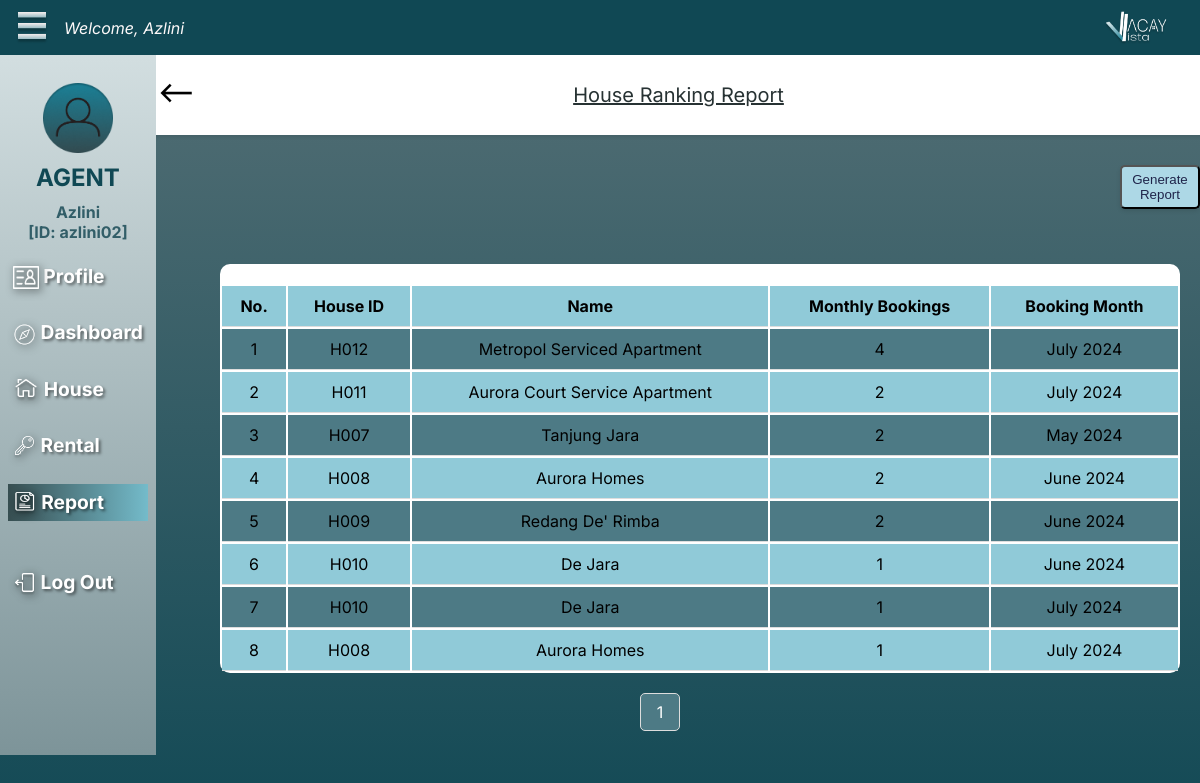
Page /AReportRanking.php (signed in) on the committed database.
### tables this page shows
CREATE TABLE `house` (
  `house_id` varchar(10) NOT NULL,
  `house_name` varchar(50) DEFAULT NULL,
  `house_address` varchar(200) DEFAULT NULL,
  `house_state` varchar(100) DEFAULT NULL,
  `house_type` varchar(20) DEFAULT NULL,
  `house_rate` int DEFAULT NULL,
  `house_availability` varchar(100) DEFAULT NULL,
  `house_details` varchar(250) DEFAULT NULL,
  `house_image` varchar(255) DEFAULT NULL,
  `agent_id` varchar(10) DEFAULT NULL
);

### AReportRanking.php (the view, shortened to what this page needs)
<?php
require_once("dbConnect.php");
$sql = "SELECT agent_id, agent_name, agent_gender, agent_birthOfDate, agent_address, agent_contactNo, agent_email FROM agent WHERE agent_id = ?";
if ($stmt = mysqli_prepare($dbCon, $sql)) {
    mysqli_stmt_bind_param($stmt, "s", $param_username);
    if (mysqli_stmt_execute($stmt)) {
        mysqli_stmt_store_result($stmt);
        if (mysqli_stmt_num_rows($stmt) == 1) {
            mysqli_stmt_bind_result($stmt, $id, $name, $gender, $birthdate, $address, $phone, $email);
        } else {
            echo "User doesn't exist.";
            exit;
        }
    } else {
        echo "Oops! Something went wrong. Please try again later.";
        exit;
    }
}
$results_per_page = 10;
$page = isset($_GET['page']) ? $_GET['page'] : 1;
$sql = "SELECT
            h.house_id,
            h.house_name,
            COUNT(r.rental_id) AS monthly_booking,
            DATE_FORMAT(r.rental_bookingdate, '%M %Y') AS booking_month
        FROM
            HOUSE h
        JOIN
            RENTAL r ON h.house_id = r.house_id
        WHERE
            h.agent_id = ?
        GROUP BY
            h.house_id, h.house_name, booking_month
        ORDER BY
monthly_booking   DESC
LIMIT ?, ?";
if ($stmt = mysqli_prepare($dbCon, $sql)) {
    mysqli_stmt_bind_param($stmt, "sii", $param_agent_id, $param_offset, $param_results_per_page);
    $param_agent_id = $id;
    if (mysqli_stmt_execute($stmt)) {
        $result = mysqli_stmt_get_result($stmt);
    } else {
        echo "Oops! Something went wrong. Please try again later.";
        exit;
    }
}
$sql_count = "SELECT COUNT(DISTINCT h.house_id, DATE_FORMAT(r.rental_bookingdate, '%Y-%m')) AS total
              FROM HOUSE h
              JOIN RENTAL r ON h.house_id = r.house_id
              WHERE h.agent_id = ?";
if ($stmt = mysqli_prepare($dbCon, $sql_count)) {
    mysqli_stmt_bind_param($stmt, "s", $param_agent_id);
    if (mysqli_stmt_execute($stmt)) {
        $count_result = mysqli_stmt_get_result($stmt);
        $row_count = mysqli_fetch_assoc($count_result);
        $total_pages = ceil($row_count['total'] / $results_per_page);
    } else {
        echo "Oops! Something went wrong. Please try again later.";
        exit;
    }
}
?>
<!DOCTYPE html>
<html lang="en">
<head>
    <link rel="stylesheet" href="css/guestStyle.css">
</head>
<body>
    <div class="nav_top">
        <nav>
            <div class="left-section">
                <img src="image/optionIcon.png" style="height: 2rem; width: 2rem;">
                <div class="welcomeUser">
                    <p>Welcome, <?php echo htmlspecialchars($name); ?></p>
                </div>
            </div>
            <img src="image/logoVV.png" style="height: auto; width: 4rem;">
        </nav>
    </div>
    <div class="nav_left">
        <nav>
            <br>
            <img src="image/userIcon.png"  style="height: 70px; width: 70px;">
            <h2 style="color: #104854;; margin:10px; "><b>AGENT</b></h2>
            <p style="color: #325E68; font-size: 1em; margin:0 5px; text-align: left;"><?php echo htmlspecialchars($name); ?></p>
            <p style="color: #325E68; font-size: 1em; margin:0 5px; text-align: left;">[ID: <?php echo htmlspecialchars($id); ?>]</p>
            <ul>
                <h3 >
                    <a href="AProfile.php">
                        <img src="image/profileIcon.png" class="icon"> Profile
                    </a>
                </h3>
                <h3>
                    <a href="ADashboard.php">
                        <img src="image/exploreIcon.png" class="icon"> Dashboard
                    </a>
                </h3>
                <h3>
                    <a href="AHouse.php">
                        <img src="image/houseIcon.png" class="icon"> House
                    </a>
                </h3>
                <h3>
                    <a href="ARentalRequest.php">
                        <img src="image/keyIcon.png" class="icon"> Rental
                    </a>
                </h3>
                <h3 style="background: linear-gradient(90deg, #374E51 0%, #74BBCA 100%);">
                    <a href="AReport.php">
                        <img src="image/reportIcon.png" class="icon"> Report
                    </a>
                </h3>
                <h3><br>
                    <a href="Logout.php">
                        <img src="image/logoutIcon.png" class="icon"> Log Out
                    </a>
                </h3>
            </ul>
        </nav>
    </div>
    <div class="content_section_title">
        <a href="AReport.php">
            <img src="image/back_symbol.png" class="icon">
        </a>
        <div><u>House Ranking Report</u></div>
    </div>
    <div class="generate-report">
        <button class="btn" onclick="generateReport()">Generate Report</button>
    </div>
    <div class="content_section_report">
        <br>
        <table style="align-items: center;">
        <thead>
            <tr>
                <th>No.</th>
                <th>House ID</th>
                <th>Name</th>
                <th>Monthly Bookings</th>
                <th>Booking Month</th>
            </tr>
            </thead>
            <tbody>
                <?php
                $count = 1;
                while ($row = mysqli_fetch_assoc($result)):
                ?>
                    <tr class="<?php echo $count % 2 == 0 ? 'row2' : 'row1'; ?>">
                        <td><?php echo $count; ?></td>
                        <td><?php echo $row['house_id']; ?></td>
                        <td><?php echo $row['house_name']; ?></td>
                        <td><?php echo $row['monthly_booking']; ?></td>
                        <td><?php echo $row['booking_month']; ?></td>
                    </tr>
                    <?php $count++; ?>
                <?php endwhile; ?>
            </tbody>
        </table>
    </div>
    <div class="pagination">
        <?php for ($i = 1; $i <= $total_pages; $i++): ?>
            <a href="?page=<?php echo $i; ?>" class="<?php if ($i == $page) echo 'active'; ?>"><?php echo $i; ?></a>
        <?php endfor; ?>
    </div>
</body>
</html>

### css/guestStyle.css (style rules this page uses)
body { margin: 0; padding: 0; min-height: 100vh; background: linear-gradient(180deg, #567076 0%, #104854 100%); font-family: "Inter", sans-serif; }
.nav_top { position: fixed; top: 0; left: 0; width: 100%; background: #104854; z-index: 999; }
.nav_top nav { display: flex; align-items: center; justify-content: space-between; width: 96%; height: 55px; margin-left: 1rem; }
.nav_top .left-section { display: flex; align-items: center; gap: 1rem; }
.welcomeUser { color: #FDF9F9; font-size: 1em; font-family: Inter; font-style: italic; font-weight: 400; white-space: nowrap; }
.nav_left { position: fixed; top: 55px; left: 0; width: auto; background: linear-gradient(180deg, #D2DEE0 0%, #7D9499 100%); z-index: 999; min-height: 700px; }
.nav_left nav { display: flex; flex-direction: column; align-items: center; justify-content: flex-start; padding: 8px; }
.nav_left p { font-size: 20px; font-weight: 700; }
.nav_left h3 { font-size: 1.2em; font-weight: 700; color: white; margin-top: 0; text-shadow: 2px 2px 3px rgba(0, 0, 0, 0.5); padding:5px; }
.nav_left nav ul { list-style: none; padding: 0; width: 100%; }
.nav_left nav ul a { text-decoration: none; transition: 0.3s; border-top: 1.8px solid transparent; border-bottom: 1.8px solid transparent; display: inline-block; color: white; }
.nav_left h3 a .icon { vertical-align: middle; height: 1.2em; width: auto; filter: drop-shadow(2px 2px 4px rgba(0, 0, 0, 0.8)); }

### AReportRanking.php (style rules this page uses)
.content_section_title { background-color: white; margin-top: 55px; margin-left: 150px; display: flex; flex-direction: row; align-items: center; justify-content: space-between; width: calc(100% - 163px); height: 60px; padding: 10px; box-shadow: 0px 2px 4px rgba(0, 0, 0, 0.1); position: relative; }
.content_section_title a { position: absolute; }
.content_section_title div { width: 100%; text-align: center; color: #273233; font-size: 20px; }
.content_section_report { background-color: white; margin-top: 55px; margin-left: 220px; display: flex; flex-direction: column; align-items: center; width: 80%; height: 70%; border-radius: 10px; }
table { text-align: center; width: 100%; border: #273233; }
th, td { padding: 10px; text-align: center; border-bottom: 1px solid #ddd; }
th { background-color: #90cad8; }
tr:nth-child(even) { background-color: #f9f9f9; }
tr:nth-child(odd) { background-color: #ffffff; }
tr.row1 { background-color:#4d7a85; }
tr.row2 { background-color: #90cad8; }
.pagination { display: flex; justify-content: center; margin: 20px 0; margin-left: 120px; }
.pagination a { margin: 0 5px; padding: 8px 16px; text-decoration: none; background-color: #90cad8; color: #273233; border-radius: 5px; border: 1px solid #ddd; }
.pagination a.active { background-color: #4d7a85; color: white; }
.btn { text-decoration: none; color: #1f244a; background-color: lightblue; padding: 5px 10px; border-radius: 5px; margin-top: 10px; display: inline-block; box-shadow: 0 2px 4px rgba(0, 0, 0, 0.1); cursor: pointer; }
.generate-report { margin-left: 1120px; margin-top: 20px; }

### rows in the picture
house: house_id "H012", house_name "Metropol Serviced Apartment", monthly_booking "4", booking_month "July 2024"
house: house_id "H011", house_name "Aurora Court Service Apartment", monthly_booking "2", booking_month "July 2024"
house: house_id "H007", house_name "Tanjung Jara", monthly_booking "2", booking_month "May 2024"
house: house_id "H008", house_name "Aurora Homes", monthly_booking "2", booking_month "June 2024", monthly_booking "1", booking_month "July 2024"
house: house_id "H009", house_name "Redang De' Rimba", monthly_booking "2", booking_month "June 2024"
house: house_id "H010", house_name "De Jara", monthly_booking "1", booking_month "June 2024", booking_month "July 2024"

### other values in the picture
$name "Azlini"
$id "azlini02"
